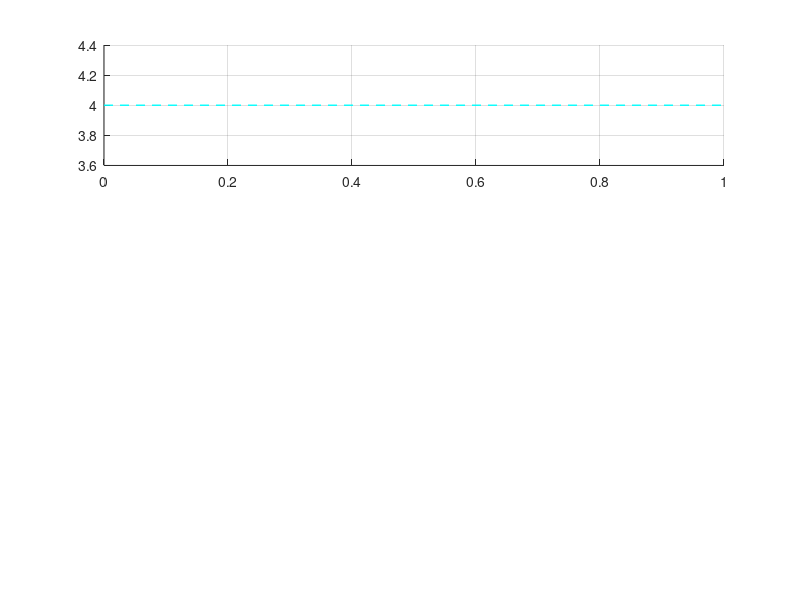

This figure's MATLAB source: (Note: this script raises an error after producing the figure.)
%% Additional Figures

theta13=linspace(0, pi, 101);
%%
num=4;
figure(7)
subplot(3,1,1)
hold on
grid on
plot([0 1], [4 4], 'c--','LineWidth',1)
plot(theta./pi,H12b(1,:)./10^3,'k--','LineWidth',2)
for k=1:num
    plot(theta./pi,H12b(k*80/num,:)./10^3)
end
set(gca, 'YDir','Reverse')

subplot(3,1,2)
hold on
grid on
plot([0 1], [4 4], 'c--','LineWidth',1)
plot(theta./pi,H12b(1,:)./10^3,'k--','LineWidth',2)
for k=1:num
    plot(theta13./pi,Hd13(k*250000/num,:)./10^3)
end

xlim([theta(1) theta(Ntheta)]./pi)
ylim([Hmin Havg]./10^3)

ylabel('Shell Thickness [km]')
set(gca, 'YDir','Reverse')

subplot(3,1,3)
hold on
grid on
plot([0 1], [4 4], 'c--','LineWidth',1)
plot(theta./pi,H12b(1,:)./10^3,'k--','LineWidth',2)
for k=1:num
    plot(theta13./pi,H14i(k*500/num,:)./10^3)
end
xlabel('\theta [pi]')
set(gca, 'YDir','Reverse')

%%
t12=linspace(0,50000,500);
t13=linspace(0,250000,500);
%%
figure(8)
subplot(1,2,1)
hold on 
grid on
plot([0 250], [4 4], 'c--','LineWidth',1)
%p1=plot(t12./10^3,Hd12(1:100:end,251)./10^3,'b-','LineWidth',2);
plot(t13./10^3,H12b(:,151)./10^3,'b-','LineWidth',2);
plot(t13./10^3,Hd13(1:500:end,51)./10^3,'r-','LineWidth',2);
plot(t13./10^3,H14i(:,51)./10^3,'g-','LineWidth',2);
p1=plot(34.57,3.981,'bo','MarkerSize', 6);
p2=plot(70.64,3.984,'ro','MarkerSize', 6);
p3=plot(82.67,3.98,'go','MarkerSize', 6);
legend([p1 p2 p3],{'34.6 ka' '70.6 ka' '82.7 ka'},'Location','E')
xlim([0 250])
xlabel('time [ka]')
ylabel('thickness [km]')
title('Equatorial Ice Thickness')

subplot(1,2,2)
hold on 
grid on

%p11=plot(t12./10^3,Hd12(1:100:end,1)./10^3,'b-','LineWidth',2);
p11=plot(t13./10^3,H12b(:,1)./10^3,'b-','LineWidth',2);
p22=plot(t13./10^3,Hd13(1:500:end,1)./10^3,'r-','LineWidth',2);
p33=plot(t13./10^3,H14i(:,1)./10^3,'g-','LineWidth',2);
legend([p11 p22 p33], {'\eta_0=10^{12}','\eta_0=10^{13}','\eta_0=10^{14}'},'Location','NE')
xlabel('time [ka]')
xlim([0 250])
ylabel('thickness [km]')
title('Polar Ice Thickness')
